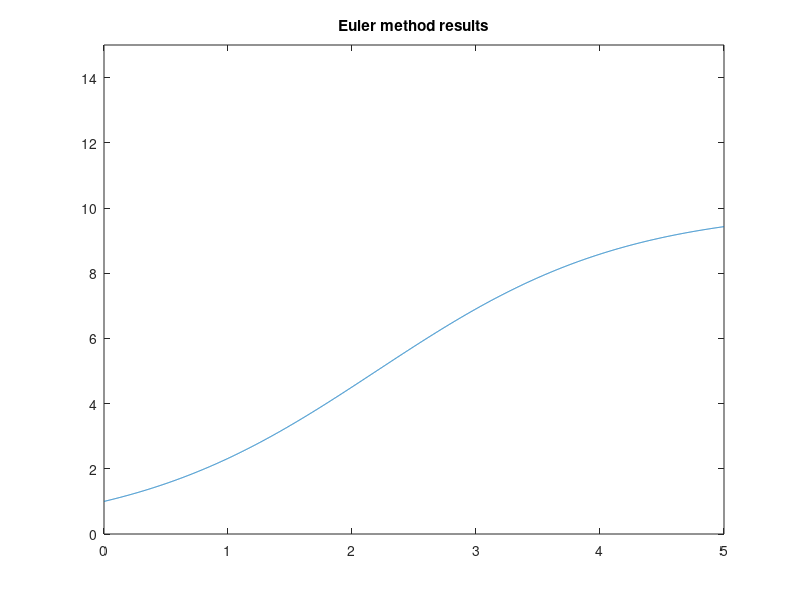

Here is the MATLAB script that generated this plot: (Note: this script raises an error after producing the figure.)
%% explicit definition of function. ie., population curve
clc;
close all;
clear all;
dt = [1,1/2,1/4,1/8];
tend = 5;
y0 = 1;    
t = 0:0.001:tend;                  % small time step for exact function
p = 10./(1+9*exp(-t));             % exact value

%% %% Plotting and computing Euler method results
Euler_E = zeros(1,size(dt,2));
app_euler = zeros(1,size(dt,2));
figure(1)
plot(t,p,'DisplayName','Exact function')
title('Euler method results')
axis([0 tend 0 15]);
hold on;
best_euler = euler(y0,dt(4),tend);% To compute approximate error
for i = 1:size(dt,2)
    yeuler = euler(y0,dt(i),tend);
    figure(1)
    plot(0:dt(i):tend,yeuler,'DisplayName',strcat('dt = ',string(dt(i))));
    hold on;
    pexact = 10./(1+9*exp(-(0:dt(i):tend)));
    app_euler(i) = sqrt((dt(i)/tend)*sum((yeuler - downsample(best_euler,2^(4-i))).^2));%computing approximate error
    Euler_E(i) = sqrt((dt(i)/tend)*sum((yeuler - pexact).^2));
end
legend('show')
error_reduction = zeros(1,4);
for i = 2:4
    error_reduction(i) = Euler_E(i-1)/Euler_E(i);
end
Error_mat_euler = [dt;Euler_E;error_reduction;app_euler];
error_table_euler = array2table(Error_mat_euler,'RowNames',{'dt','error','error red','error app'})

%% %% Plotting and computing Heun method results
Heun_E = zeros(1,size(dt,2));
app_heun = zeros(1,size(dt,2));
figure(2)
plot(t,p,'DisplayName','Exact function')
title('Heun method results')
axis([0 tend 0 15]);
hold on;
best_heun = heun(y0,dt(4),tend);% To compute approximate error
for i = 1:size(dt,2)
    yheun = heun(y0,dt(i),tend);
    figure(2)
    plot(0:dt(i):tend,yheun,'DisplayName',strcat('dt = ',string(dt(i))));
    hold on;
    pexact = 10./(1+9*exp(-(0:dt(i):tend)));
    app_heun(i) = sqrt((dt(i)/tend)*sum((yheun - downsample(best_heun,2^(4-i))).^2));%computing approximate error
    Heun_E(i) = sqrt((dt(i)/tend)*sum((yheun - pexact).^2));
end
legend('show')
error_reduction = zeros(1,4);
for i = 2:4
    error_reduction(i) = Heun_E(i-1)/Heun_E(i);
end
Error_mat_heun = [dt;Heun_E;error_reduction;app_heun];
error_table_heun = array2table(Error_mat_heun,'RowNames',{'dt','error','error red','error app'})


%% %% Plotting and computing Runge-Kutta method results
rk_E = zeros(1,size(dt,2));
app_rk = zeros(1,size(dt,2));
figure(3)
plot(t,p,'DisplayName','Exact function')
title('Runge Kutta method results')
axis([0 tend 0 15]);
hold on;
best_rk = rk(y0,dt(4),tend);% To compute approximate error
for i = 1:size(dt,2)
    yrk = rk(y0,dt(i),tend);
    figure(3)
    plot(0:dt(i):tend,yrk,'DisplayName',strcat('dt = ',string(dt(i))));
    hold on;
    pexact = 10./(1+9*exp(-(0:dt(i):tend)));
    app_rk(i) = sqrt((dt(i)/tend)*sum((yrk - downsample(best_rk,2^(4-i))).^2));%computing approximate error
    rk_E(i) = sqrt((dt(i)/tend)*sum((yrk - pexact).^2));
end
legend('show')
error_reduction = zeros(1,4);
for i = 2:4
    error_reduction(i) = rk_E(i-1)/rk_E(i);
end
Error_mat_rk = [dt;rk_E;error_reduction;app_rk];
error_table_rk = array2table(Error_mat_rk,'RowNames',{'dt','error','error red','error app'})


%% %%Function definition for computing p'

function differential = diff(x)
differential = (1-x/10)*x;
end


%%  %%Function definition 1: Euler method

function y = euler(y0,dt,tend)
y = zeros(1,tend/dt+1);
y(1) = y0;
for i = 2:(tend/dt+1)
    y(i) = y(i-1) + dt*(diff(y(i-1)));
end
end

%% %% Function definition 2 : Heun method
function y = heun(y0,dt,tend)
y = zeros(1,tend/dt+1);
y(1) = y0;
for i = 2:(tend/dt+1)
    y_temp = y(i-1) + dt*(diff(y(i-1)));
    y(i) = y(i-1) + (dt/2)*(diff(y(i-1)) + diff(y_temp));
end
end

%% %% Function definition 2 : Runge-Kutta method
function y = rk(y0,dt,tend)
y = zeros(1,tend/dt+1);
y(1) = y0;
for i = 2:(tend/dt+1)
    y1 = diff(y(i-1));
    y2 = diff(y(i-1)+(dt/2)*y1);
    y3 = diff(y(i-1)+(dt/2)*y2);
    y4 = diff(y(i-1)+dt*y3);
    y(i) = y(i-1) + (dt/6)*(y1 + 2*y2 + 2*y3 + y4);
end
end